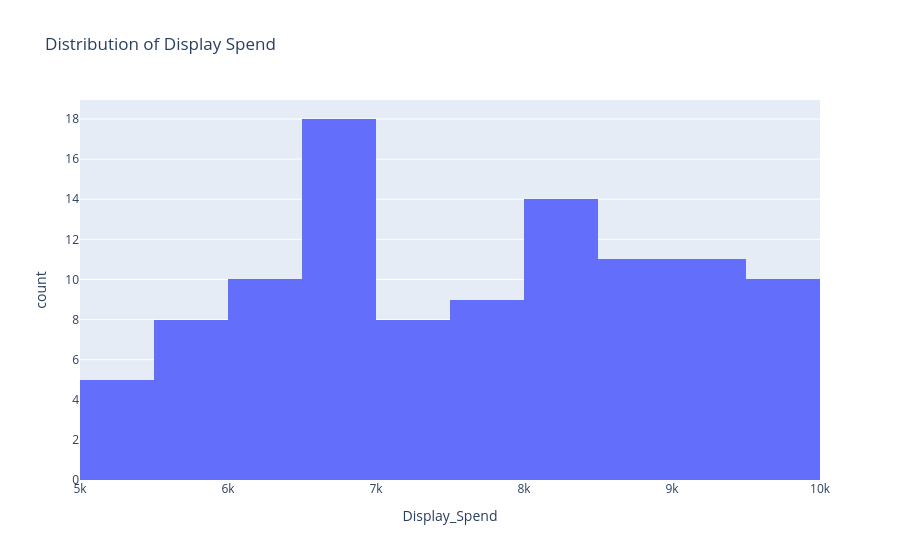

Notebook cell for this chart:
### Code cell
#Markering spend for Display Ads

fig = px.histogram(
    df,
    x = "Display_Spend",
    nbins= 20,
    title= "Distribution of Display Spend"
)

fig.show()

### Figure 1 — Plotly figure (JSON) as saved in the notebook; plotly's stock layout.template omitted (floating-point values rounded to 4 significant figures)
{"data": [{"bingroup": "x", "hovertemplate": "Display_Spend=%{x}<br>count=%{y}<extra></extra>", "legendgroup": "", "marker": {"color": "#636efa", "pattern": {"shape": ""}}, "name": "", "nbinsx": 20, "orientation": "v", "showlegend": false, "type": "histogram", "x": [8627, 6363, 6981, 6663, 6529, 7038, 8302, 7237, 6306, 9029, 7675, 6282, 5709, 9744, 9413, 8748, 9779, 5663, 6998, 8445, 8743, 6495, 8304, 8763, 6853, 9659, 6291, 8581, 8457, 6636, 8696, 7999, 8152, 5698, 7160, 9097, 9737, 5854, 8474, 6707, 7777, 6733, 9931, 8510, 5202, 8255, 9218, 9496, 5766, 9389, 7327, 7931, 5197, 6930, 8582, 5608, 8272, 6147, 9282, 8397, 7511, 6794, 5659, 7811, 6369, 6986, 5146, 8219, 7911, 6734, 6843, 5488, 7976, 6959, 7385, 7919, 9736, 6802, 9061, 8369, 5262, 5623, 6016, 8643, 9976, 7049, 8723, 9548, 8108, 9090, 7056, 8170, 6682, 7255, 6154, 9499, 8191, 6696, 8991, 9723, 9682, 6648, 6445, 9199], "xaxis": "x", "yaxis": "y"}], "layout": {"barmode": "relative", "legend": {"tracegroupgap": 0}, "title": {"text": "Distribution of Display Spend"}, "xaxis": {"anchor": "y", "domain": [0, 1], "title": {"text": "Display_Spend"}}, "yaxis": {"anchor": "x", "domain": [0, 1], "title": {"text": "count"}}}}
